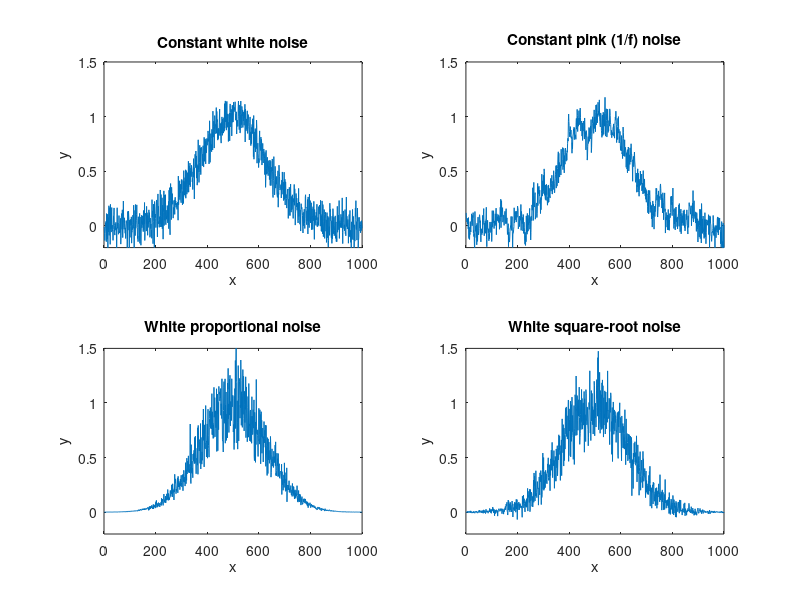

Here is the MATLAB script that generated this plot:
function noisetest
% noisetest.m, Matlab/Octave function for demonstrating different noise types.
% Plots a set of Gaussian peaks with different kinks of added noise:
%    1. (Upper left)  Constant white noise
%    2. (Upper right) Constant pink (1/f) noise
%    3. (lower left)  Proportional white noise
%    4. (Lower right) Square-root white noise
% Fits a Gaussian to the noisy data and computes the average and the
% standard deviaiton of the peak height, position, width and area.
% You can change the parameters in lines 12-15 and Save.
% To run, just type 'noisetest" at the command prompt.
% Tom O'Haver, December 2012
x=1:1000;
PeakHeight=1; % You can try different values to change the SNR
PeakWidth=300; % You can try different values
numtrials=100; % Larger values take longer but give more precise results
%
PeakPosition=length(x)/2;
model=PeakHeight.*gaussian(x,PeakPosition,PeakWidth);
F=zeros(numtrials,5);
E=zeros(numtrials,1);
clf
disp('----------------------------------------------------------------')
disp(['Peak Height = ' num2str(PeakHeight)])
disp(['Peak Width = ' num2str(PeakWidth)])

disp('No noise            Position     Height         Width        Area')
for trial=1:numtrials,
    noise=0.*whitenoise(model);
    noisymodel=model+noise;
    sdnoise(1)=std(noise);
    [F(trial,:),E(trial)]=peakfit(noisymodel,0,0,1,1,0,0,0,0,0,0);
end
MeanFit=mean(F);
disp(['Average            ' num2str(MeanFit(2:5))])
drawnow

disp(' ')
disp(['Standard deviation of the noise = ' num2str(std(whitenoise(model)))])
disp('White noise         Position     Height         Width        Area')
for trial=1:numtrials,
    noise=.1.*whitenoise(model);
    noisymodel=model+noise;
    sdnoise(1)=std(noise);
    [F(trial,:),E(trial)]=peakfit(noisymodel,0,0,1,1,0,0,0,0,0,0);
end
MeanFit=mean(F);
disp(['Average            ' num2str(MeanFit(2:5))])
STDFit=std(F);
disp(['Std. Dev.          ' num2str(STDFit(2:5))])
PRSD=100.*(STDFit./MeanFit);
disp(['% Rel. Std. Dev.   ' num2str(PRSD(2:5))])
subplot(2,2,1)
plot(x,noisymodel)
axis([0 length(x) -.2 1.5*PeakHeight])
hold on
title('Constant white noise')
xlabel('x')
ylabel('y')
drawnow
disp(' ')

disp('Pink (1/f) noise    Position     Height         Width        Area')
for trial=1:numtrials,
    noise=.1.*pinknoise(length(model));
    noisymodel=model+noise;
    sdnoise(1)=std(noise);
    [F(trial,:),E(trial)]=peakfit(noisymodel,0,0,1,1,0,0,0,0,0,0);
end
MeanFit=mean(F);
disp(['Average            ' num2str(MeanFit(2:5))])
STDFit=std(F);
disp(['Std. Dev.          ' num2str(STDFit(2:5))])
PRSD=100.*(STDFit./MeanFit);
disp(['% Rel. Std. Dev.   ' num2str(PRSD(2:5))])
subplot(2,2,2)
plot(x,noisymodel)
axis([0 length(x) -.2 1.5*PeakHeight])
title('Constant pink (1/f) noise')
xlabel('x')
ylabel('y')
drawnow
disp(' ')

disp('Proportional noise  Position     Height         Width        Area')
for trial=1:numtrials,
    noise=.1.*propnoise(model);
    noisymodel=model+noise;
    sdnoise(1)=std(noise);
    [F(trial,:),E(trial)]=peakfit(noisymodel,0,0,1,1,0,0,0,0,0,0);
end
MeanFit=mean(F);
disp(['Average            ' num2str(MeanFit(2:5))])
STDFit=std(F);
disp(['Std. Dev.          ' num2str(STDFit(2:5))])
PRSD=100.*(STDFit./MeanFit);
disp(['% Rel. Std. Dev.   ' num2str(PRSD(2:5))])
subplot(2,2,3)
plot(x,noisymodel)
axis([0 length(x) -.2 1.5*PeakHeight])
title('White proportional noise')
xlabel('x')
ylabel('y')
drawnow
disp(' ')

disp('Square-root noise   Position     Height         Width        Area')
for trial=1:numtrials,
    noise=.1.*sqrtnoise(model);
    noisymodel=model+noise;
    sdnoise(1)=std(noise);
    [F(trial,:),E(trial)]=peakfit(noisymodel,0,0,1,1,0,0,0,0,0,0);
end
MeanFit=mean(F);
disp(['Average            ' num2str(MeanFit(2:5))])
STDFit=std(F);
disp(['Std. Dev.          ' num2str(STDFit(2:5))])
PRSD=100.*(STDFit./MeanFit);
disp(['% Rel. Std. Dev.   ' num2str(PRSD(2:5))])
drawnow
subplot(2,2,4)
plot(x,noisymodel)
axis([0 length(x) -.2 1.5*PeakHeight])
title('White square-root noise')
xlabel('x')
ylabel('y')
hold off
disp(' ')
disp('Note that the standard deviation (Std. Dev.) is larger for the')
disp('1/f noise that for the other noise cases, for all peak parameters. ')

% Internal functions
function [FitResults,LowestError,BestStart,xi,yi,BootResults]=peakfit(signal,center,window,NumPeaks,peakshape,extra,NumTrials,start,AUTOZERO,fixedwidth,plots)
% Version 3.5: November, 2012. Improved calculation of default "start"
% guess when not specified in the input arguments. 
% A command-line peak fitting program for time-series signals, 
% written as a self-contained Matlab function in a single m-file. 
% Uses an non-linear optimization algorithm to decompose a complex, 
% overlapping-peak signal into its component parts. The objective
% is to determine whether your signal can be represented as the sum of
% fundamental underlying peaks shapes. Accepts signals of any length,
% including those with non-integer and non-uniform x-values. Fits any
% number of peaks of Gaussian, Lorentzian, equal-width Gaussian and
% Lorentzian, fixed-width Gaussian and Lorentzian, biburfated Gaussian
% and Lorentzian, exponentially-broadened Gaussian, Pearson, Logistic,
% exponential pulse, sigmoid, and Gaussian/Lorentzian blend. This is a 
% command line version, usable from a remote terminal. It is capable of  
% making multiple trial fits with sightly different starting values and 
% taking the one with the lowest mean fit error, and it can estimate the
% standard deviation of peak parameters from a single signal using the
% bootstrap method. 
%
% peakfit(signal);       
% Performs an iterative least-squares fit of a single Gaussian  
% peak to the data matrix "signal", which has x values 
% in column 1 and Y values in column 2 (e.g. [x y])
%
% peakfit(signal,center,window);
% Fits a single Gaussian peak to a portion of the 
% matrix "signal". The portion is centered on the 
% x-value "center" and has width "window" (in x units).
% 
% peakfit(signal,center,window,NumPeaks);
% "NumPeaks" = number of peaks in the model (default is 1 if not
% specified). No limit to maximum number of peaks in version 3.1
% 
% peakfit(signal,center,window,NumPeaks,peakshape);
% Specifies the peak shape of the model: "peakshape" = 1-15. (1=Gaussian
% (default), 2=Lorentzian, 3=logistic, 4=Pearson, 5=exponentionally
% broadened Gaussian; 6=equal-width Gaussians; 7=Equal-width Lorentzians;
% 8=exponentionally broadened equal-width Gaussian, 9=exponential pulse,
% 10=sigmoid, 11=Fixed-width Gaussian, 12=Fixed-width Lorentzian;
% 13=Gaussian/Lorentzian blend; 14=BiGaussian, 15=BiLorentzian
%
% peakfit(signal,center,window,NumPeaks,peakshape,extra) Specifies the
% value of 'extra', used in the Pearson, exponentionally broadened
% Gaussian, Gaussina/:orentzian blend, and the bifurcated Gaussian and
% Lorentzian shapes to fine-tune the peak shape. 
% 
% peakfit(signal,center,window,NumPeaks,peakshape,extra,NumTrials);
% Performs "NumTrials" trial fits and selects the best one (with lowest
% fitting error). NumTrials can be any positive integer (default is 1).
%
% peakfit(signal,center,window,NumPeaks,peakshape,extra,NumTrials,start)
% Specifies the first guesses vector "firstguess" for the peak positions
% and widths, e.g. start=[position1 width1 position2 width2 ...]
% 
% [FitResults,MeanFitError]=peakfit(signal,center,window...)
% Returns the FitResults vector in the order peak number, peak
% position, peak height, peak width, and peak area), and the MeanFitError
% (the percent RMS difference between the data and the model in the
% selected segment of that data) of the best fit.
%
% [FitResults,LowestError,BestStart,xi,yi,BootResults]=peakfit(signal,...)
% Prints out parameter error estimates for each peak fit.
%
% Optional output parameters 
% 1. FitResults: a table of model peak parameters, one row for each peak,
%    listing Peak number, Peak position, Height, Width, and Peak area.
% 2. LowestError: The rms fitting error of the best trial fit.
% 3. BestStart: the starting guesses that gave the best fit.
% 4. xi: vector containing 100 interploated x-values for the model peaks. 
% 5. yi: matrix containing the y values of each model peak at each xi. 
%    Type plot(xi,yi(1,:)) to plot peak 1 or plot(xi,yi) to plot all peaks
% 6. BootResults: a table of bootstrap precision results for a each peak
%    and peak parameter.
%  
% Example 1: 
% >> x=[0:.1:10]';y=exp(-(x-5).^2);peakfit([x y])
% Fits exp(-x)^2 with a single Gaussian peak model.
%
%        Peak number  Peak position   Height     Width      Peak area
%             1            5            1        1.665       1.7725
%
% Example 2:
% x=[0:.1:10]';y=exp(-(x-5).^2)+.1*randn(size(x));peakfit([x y])
% Like Example 1, except that random noise is added to the y data.
% ans =
%             1         5.0279       0.9272      1.7948      1.7716
%
% Example 3:
% x=[0:.1:10];y=exp(-(x-5).^2)+.5*exp(-(x-3).^2)+.1*randn(size(x));
% peakfit([x' y'],0,0,2)
% Fits a noisy two-peak signal with a double Gaussian model (NumPeaks=2).
% ans =
%             1       3.0001      0.49489        1.642      0.86504
%             2       4.9927       1.0016       1.6597       1.7696
%
% Example 4:
% >> x=1:100;y=ones(size(x))./(1+(x-50).^2);peakfit(y,0,0,1,2)
% Fit Lorentzian (peakshape=2) located at x=50, height=1, width=2.
% ans =
%            1           50      0.99974       1.9971       3.1079
%
% Example 5: 
% >> x=[0:.005:1];y=humps(x);peakfit([x' y'],.3,.7,1,4,3);
% Fits a portion of the humps function, 0.7 units wide and centered on 
% x=0.3, with a single (NumPeaks=1) Pearson function (peakshape=4) with
% extra=3 (controls shape of Pearson function).
%
% Example 6: 
% >> x=[0:.005:1];y=(humps(x)+humps(x-.13)).^3;smatrix=[x' y'];
% >> [FitResults,MeanFitError]=peakfit(smatrix,.4,.7,2,1,0,10)
% Creates a data matrix 'smatrix', fits a portion to a two-peak Gaussian
% model, takes the best of 10 trials.  Returns FitResults and MeanFitError.
% FitResults =
%              1      0.31056  2.0125e+006      0.11057  2.3689e+005
%              2      0.41529  2.2403e+006      0.12033  2.8696e+005
% MeanFitError =
%         1.1899
%
% Example 7:
% >> peakfit([x' y'],.4,.7,2,1,0,10,[.3 .1 .5 .1]);
% As above, but specifies the first-guess position and width of the two
% peaks, in the order [position1 width1 position2 width2]
%
% Example 8:
% >> peakfit([x' y'],.4,.7,2,1,0,10,[.3 .1 .5 .1],0);
% As above, but sets AUTOZERO mode in the last argument.
% AUROZERO=0 does not subtract baseline from data segment. 
% AUROZERO=1 (default) subtracts linear baseline from data segment.
% AUROZERO=2, subtracts quadratic baseline from data segment.
%
% Example 8:
% >> x=[0:.1:10]';y=1./(1+x.^2)+exp(-(x-5).^2);peakfit([x y],5,5.5,0,0,0,0,0,2)
% ans =
%             1       5.0078      0.97001       1.6079       1.6598
% Fitting single Gaussian on a curved background, using quadratic autozero
% (2) and specifying center and window, but using placeholders (zeros) to
% use default values for NumPeaks, peakshape, extra, NumTrials, and start.
%
% Example 9:
% >> x=[0:.1:10];y=exp(-(x-5).^2)+.5*exp(-(x-3).^2)+.1*randn(size(x));
% [FitResults,MeanFitError]=peakfit([x' y'],0,0,2,11,0,0,0,0,1.666)
% Same as example 3, fit with fixed-width Gaussian (shape 11), width=1.666
% 
% Example 10: (Version 3 or later; Prints out parameter error estimates)
% >> x=0:.05:9;y=exp(-(x-5).^2)+.5*exp(-(x-3).^2)+.01*randn(1,length(x));
% >> [FitResults,LowestError,BestStart,xi,yi,BootstrapErrors]=peakfit([x;y],0,0,2,6,0,1,0,0,0);
%
% Example 11: (Version 3.2 or later)
% >> x=[0:.005:1];y=humps(x);[FitResults,MeanFitError]=peakfit([x' y'],0.54,0.93,2,13,15,10,0,0,0) 
% FitResults =
%             1      0.30078       190.41      0.19131       23.064
%             2      0.89788       39.552      0.33448       6.1999
% MeanFitError = 
%       0.34502
% Fits both peaks of the Humps function with a Gaussian/Lorentzian blend
% (shape 13) that is 15% Gaussian (Extra=15).
% 
% Example 12:  (Version 3.2 or later)
% >> x=[0:.1:10];y=exp(-(x-4).^2)+.5*exp(-(x-5).^2)+.01*randn(size(x));
% >> [FitResults,MeanFitError]=peakfit([x' y'],0,0,1,14,45,10,0,0,0) 
% FitResults =
%             1       4.2028       1.2315        4.077       2.6723
% MeanFitError =
%       0.84461
% Fit a slightly asymmetrical peak with a bifurcated Gaussian (shape 14)
% 
% Example 13:  (Version 3.3 or later)
% >> x=[0:.1:10]';y=exp(-(x-5).^2);peakfit([x y],0,0,1,1,0,0,0,0,0,0)
% Example 1 without plotting (11th input argument = 0, default is 1)
% 
% For more details, see
% http://terpconnect.umd.edu/~toh/spectrum/CurveFittingC.html and
% http://terpconnect.umd.edu/~toh/spectrum/InteractivePeakFitter.htm
%
global AA xxx PEAKHEIGHTS FIXEDWIDTH

format short g
format compact
warning off all

NumArgOut=nargout;
datasize=size(signal);
if datasize(1)<datasize(2),signal=signal';end
datasize=size(signal);
if datasize(2)==1, %  Must be isignal(Y-vector)
    X=1:length(signal); % Create an independent variable vector
    Y=signal;
else
    % Must be isignal(DataMatrix)
    X=signal(:,1); % Split matrix argument 
    Y=signal(:,2);
end
X=reshape(X,1,length(X)); % Adjust X and Y vector shape to 1 x n (rather than n x 1)
Y=reshape(Y,1,length(Y));
% If necessary, flip the data vectors so that X increases
if X(1)>X(length(X)),
    disp('X-axis flipped.')
    X=fliplr(X);
    Y=fliplr(Y);
end

% Isolate desired segment from data set for curve fitting
if nargin==1 || nargin==2,center=(max(X)-min(X))/2;window=max(X)-min(X);end
xoffset=center-window/2;
n1=val2ind(X,center-window/2);
n2=val2ind(X,center+window/2);
if window==0,n1=1;n2=length(X);end
xx=X(n1:n2)-xoffset;
yy=Y(n1:n2);
ShapeString='Gaussian';

% Define values of any missing arguments
switch nargin
    case 1
        NumPeaks=1;
        peakshape=1;
        extra=0;
        NumTrials=1;
        xx=X;yy=Y;
        start=calcstart(xx,NumPeaks,xoffset);
        AUTOZERO=1;
        plots=1;
    case 2
        NumPeaks=1;
        peakshape=1;
        extra=0;
        NumTrials=1;
        xx=signal;yy=center;
        start=calcstart(xx,NumPeaks,xoffset);
        AUTOZERO=1;
        plots=1;
    case 3
        NumPeaks=1;
        peakshape=1;
        extra=0;
        NumTrials=1;
        start=calcstart(xx,NumPeaks,xoffset);
        AUTOZERO=1;
        FIXEDWIDTH=0;
        plots=1;
    case 4
        peakshape=1;
        extra=0;
        NumTrials=1;
        start=calcstart(xx,NumPeaks,xoffset);
        AUTOZERO=1;
        FIXEDWIDTH=0;
        plots=1;
    case 5
        extra=0;
        NumTrials=1;
        start=calcstart(xx,NumPeaks,xoffset);
        AUTOZERO=1;
        FIXEDWIDTH=0;
        plots=1;
    case 6
        NumTrials=1;
        start=calcstart(xx,NumPeaks,xoffset);
        AUTOZERO=1;
        FIXEDWIDTH=0;
        plots=1;
    case 7
        start=calcstart(xx,NumPeaks,xoffset);
        AUTOZERO=1;
        FIXEDWIDTH=0;
        plots=1;
    case 8
        AUTOZERO=1;
        FIXEDWIDTH=0;
        plots=1;
    case 9
        FIXEDWIDTH=0;
        plots=1;
    case 10
        FIXEDWIDTH=fixedwidth;
        plots=1;
    case 11
        FIXEDWIDTH=fixedwidth;
    otherwise
end % switch nargin

% Default values for placeholder zeros
if NumTrials==0;NumTrials=1;end
if peakshape==0;peakshape=1;end
if NumPeaks==0;NumPeaks=1;end
if start==0;start=calcstart(xx,NumPeaks,xoffset);end
if FIXEDWIDTH==0, FIXEDWIDTH=length(xx)/10;end

% Remove linear baseline from data segment if AUTOZERO==1
X1=min(xx);
X2=max(xx);
bkgsize=round(length(xx)/10);
if bkgsize<2,bkgsize=2;end
if AUTOZERO==1, % linear autozero operation  
  Y1=mean(yy(1:bkgsize));
  Y2=mean(yy((length(xx)-bkgsize):length(xx)));
  yy=yy-((Y2-Y1)/(X2-X1)*(xx-X1)+Y1);
end % if
lxx=length(xx);
if AUTOZERO==2, % Quadratic autozero operation  
    XX1=xx(1:round(lxx/bkgsize));
    XX2=xx((lxx-round(lxx/bkgsize)):lxx);
    Y1=yy(1:round(length(xx)/bkgsize));
    Y2=yy((lxx-round(lxx/bkgsize)):lxx);
    bkgcoef=polyfit([XX1,XX2],[Y1,Y2],2);  % Fit parabola to sub-group of points
    bkg=polyval(bkgcoef,xx);
    yy=yy-bkg;
end % if autozero

PEAKHEIGHTS=zeros(1,NumPeaks);
n=length(xx);
newstart=start;
for peaks=1:NumPeaks,
     peakindex=2*peaks-1;
     newstart(peakindex)=start(peakindex)-xoffset;
end

% Assign ShapStrings
switch peakshape
    case 1
        ShapeString='Gaussian';
    case 2
        ShapeString='Lorentzian';
    case 3
        ShapeString='Logistic';
    case 4
        ShapeString='Pearson';
    case 5
        ShapeString='ExpGaussian';
    case 6
        ShapeString='Equal width Gaussians';
    case 7
        ShapeString='Equal width Lorentzians';
    case 8
        ShapeString='Exp. equal width Gaussians';
    case 9
        ShapeString='Exponential Pulse';
    case 10
        ShapeString='Sigmoid';
    case 11
        ShapeString='Fixed-width Gaussian';
    case 12
        ShapeString='Fixed-width Lorentzian';
    case 13
        ShapeString='Gaussian/Lorentzian blend';
    case 14
        ShapeString='BiGaussian';    
    case 15
        ShapeString='BiLorentzian';   
    otherwise
end % switch peakshape
  
% Perform peak fitting for selected peak shape using fminsearch function
options = optimset('TolX',.001,'Display','off' );
LowestError=1000; % or any big number greater than largest error expected
FitParameters=zeros(1,NumPeaks.*2); 
BestStart=zeros(1,NumPeaks.*2); 
height=zeros(1,NumPeaks); 
bestmodel=zeros(size(yy));
for k=1:NumTrials, 
    % disp(['Trial number ' num2str(k) ] ) % optionally prints the current trial number as progress indicator
  switch peakshape
    case 1
        TrialParameters=fminsearch(@(lambda)(fitgaussian(lambda,xx,yy)),newstart,options);
    case 2
        TrialParameters=fminsearch(@(lambda)(fitlorentzian(lambda,xx,yy)),newstart,options);
    case 3
        TrialParameters=fminsearch(@(lambda)(fitlogistic(lambda,xx,yy)),newstart,options);
    case 4
        TrialParameters=fminsearch(@(lambda)(fitpearson(lambda,xx,yy,extra)),newstart,options);
    case 5
        zxx=[zeros(size(xx)) xx zeros(size(xx)) ];
        zyy=[zeros(size(yy)) yy zeros(size(yy)) ];
        TrialParameters=fminsearch(@(lambda)(fitexpgaussian(lambda,zxx,zyy,-extra)),newstart,options);
    case 6
        cwnewstart(1)=newstart(1);
        for pc=2:NumPeaks,
            cwnewstart(pc)=newstart(2.*pc-1);  
        end
        cwnewstart(NumPeaks+1)=(max(xx)-min(xx))/5;
        TrialParameters=fminsearch(@(lambda)(fitewgaussian(lambda,xx,yy)),cwnewstart,options);
    case 7
        cwnewstart(1)=newstart(1);
        for pc=2:NumPeaks,
            cwnewstart(pc)=newstart(2.*pc-1);  
        end
        cwnewstart(NumPeaks+1)=(max(xx)-min(xx))/5;
        TrialParameters=fminsearch(@(lambda)(fitlorentziancw(lambda,xx,yy)),cwnewstart,options);
    case 8
        cwnewstart(1)=newstart(1);
        for pc=2:NumPeaks,
            cwnewstart(pc)=newstart(2.*pc-1);  
        end
        cwnewstart(NumPeaks+1)=(max(xx)-min(xx))/5;
        TrialParameters=fminsearch(@(lambda)(fitexpewgaussian(lambda,xx,yy,-extra)),cwnewstart,options);
      case 9
          TrialParameters=fminsearch(@(lambda)(fitexppulse(lambda,xx,yy)),newstart,options);
      case 10
          TrialParameters=fminsearch(@(lambda)(fitsigmoid(lambda,xx,yy)),newstart,options);
      case 11
          fixedstart=[];
          for pc=1:NumPeaks,
              fixedstart(pc)=min(xx)+pc.*(max(xx)-min(xx))./(NumPeaks+1);
          end
          TrialParameters=fminsearch(@(lambda)(FitFWGaussian(lambda,xx,yy)),fixedstart,options);
      case 12
          fixedstart=[];
          for pc=1:NumPeaks,
              fixedstart(pc)=min(xx)+pc.*(max(xx)-min(xx))./(NumPeaks+1);
          end
          TrialParameters=fminsearch(@(lambda)(FitFWLorentzian(lambda,xx,yy)),fixedstart,options);
      case 13
          TrialParameters=fminsearch(@(lambda)(fitGL(lambda,xx,yy,extra)),newstart,options);
      case 14
          TrialParameters=fminsearch(@(lambda)(fitBiGaussian(lambda,xx,yy,extra)),newstart,options);
      case 15
          TrialParameters=fminsearch(@(lambda)(fitBiLorentzian(lambda,xx,yy,extra)),newstart,options);
      otherwise
  end % switch peakshape
  
% Construct model from Trial parameters
A=zeros(NumPeaks,n);
for m=1:NumPeaks,
    switch peakshape
        case 1
            A(m,:)=gaussian(xx,TrialParameters(2*m-1),TrialParameters(2*m));
        case 2
            A(m,:)=lorentzian(xx,TrialParameters(2*m-1),TrialParameters(2*m));
        case 3
            A(m,:)=logistic(xx,TrialParameters(2*m-1),TrialParameters(2*m));
        case 4
            A(m,:)=pearson(xx,TrialParameters(2*m-1),TrialParameters(2*m),extra);
        case 5
            A(m,:)=expgaussian(xx,TrialParameters(2*m-1),TrialParameters(2*m),-extra)';
        case 6
            A(m,:)=gaussian(xx,TrialParameters(m),TrialParameters(NumPeaks+1));
        case 7
            A(m,:)=lorentzian(xx,TrialParameters(m),TrialParameters(NumPeaks+1));
        case 8
            A(m,:)=expgaussian(xx,TrialParameters(m),TrialParameters(NumPeaks+1),-extra)';
        case 9
            A(m,:)=exppulse(xx,TrialParameters(2*m-1),TrialParameters(2*m));
        case 10
            A(m,:)=sigmoid(xx,TrialParameters(2*m-1),TrialParameters(2*m));
        case 11
            A(m,:)=gaussian(xx,TrialParameters(m),FIXEDWIDTH);
        case 12
            A(m,:)=lorentzian(xx,TrialParameters(m),FIXEDWIDTH);
        case 13
            A(m,:)=GL(xx,TrialParameters(2*m-1),TrialParameters(2*m),extra);
        case 14
            A(m,:)=BiGaussian(xx,TrialParameters(2*m-1),TrialParameters(2*m),extra);
        case 15
            A(m,:)=BiLorentzian(xx,TrialParameters(2*m-1),TrialParameters(2*m),extra);        
        otherwise
    end % switch
    for parameter=1:2:2*NumPeaks,
        newstart(parameter)=newstart(parameter)*(1+randn/50);
        newstart(parameter+1)=newstart(parameter+1)*(1+randn/10);
    end
end % for

% Multiplies each row by the corresponding amplitude and adds them up
model=PEAKHEIGHTS'*A;

% Compare trial model to data segment and compute the fit error
  MeanFitError=100*norm(yy-model)./(sqrt(n)*max(yy));
  % Take only the single fit that has the lowest MeanFitError
  if MeanFitError<LowestError, 
      if min(PEAKHEIGHTS)>0,  % Consider only fits with positive peak heights
        LowestError=MeanFitError;  % Assign LowestError to the lowest MeanFitError
        FitParameters=TrialParameters;  % Assign FitParameters to the fit with the lowest MeanFitError
        BestStart=newstart; % Assign BestStart to the start with the lowest MeanFitError
        height=PEAKHEIGHTS; % Assign height to the PEAKHEIGHTS with the lowest MeanFitError
        bestmodel=model; % Assign bestmodel to the model with the lowest MeanFitError
      end % if min(PEAKHEIGHTS)>0
  end % if MeanFitError<LowestError
end % for k (NumTrials)
%
% Construct model from best-fit parameters
AA=zeros(NumPeaks,200);
xxx=linspace(min(xx),max(xx),200);
for m=1:NumPeaks,
   switch peakshape
    case 1
        AA(m,:)=gaussian(xxx,FitParameters(2*m-1),FitParameters(2*m));
    case 2
        AA(m,:)=lorentzian(xxx,FitParameters(2*m-1),FitParameters(2*m));
    case 3
        AA(m,:)=logistic(xxx,FitParameters(2*m-1),FitParameters(2*m));
    case 4
        AA(m,:)=pearson(xxx,FitParameters(2*m-1),FitParameters(2*m),extra);
    case 5
        AA(m,:)=expgaussian(xxx,FitParameters(2*m-1),FitParameters(2*m),-extra*length(xxx)./length(xx))';
    case 6
        AA(m,:)=gaussian(xxx,FitParameters(m),FitParameters(NumPeaks+1));
    case 7
        AA(m,:)=lorentzian(xxx,FitParameters(m),FitParameters(NumPeaks+1));
    case 8
        AA(m,:)=expgaussian(xxx,FitParameters(m),FitParameters(NumPeaks+1),-extra*length(xxx)./length(xx))';
    case 9
        AA(m,:)=exppulse(xxx,FitParameters(2*m-1),FitParameters(2*m));  
    case 10
        AA(m,:)=sigmoid(xxx,FitParameters(2*m-1),FitParameters(2*m));   
    case 11
        AA(m,:)=gaussian(xxx,FitParameters(m),FIXEDWIDTH);
    case 12
        AA(m,:)=lorentzian(xxx,FitParameters(m),FIXEDWIDTH);
    case 13
        AA(m,:)=GL(xxx,FitParameters(2*m-1),FitParameters(2*m),extra);
    case 14
        AA(m,:)=BiGaussian(xxx,FitParameters(2*m-1),FitParameters(2*m),extra);       
    case 15
        AA(m,:)=BiLorentzian(xxx,FitParameters(2*m-1),FitParameters(2*m),extra);       
       otherwise
  end % switch
end % for

% Multiplies each row by the corresponding amplitude and adds them up
heightsize=size(height');
AAsize=size(AA);
if heightsize(2)==AAsize(1),
   mmodel=height'*AA;
else
    mmodel=height*AA;
end
% Top half of the figure shows original signal and the fitted model.
if plots,
    subplot(2,1,1);plot(xx+xoffset,yy,'b.'); % Plot the original signal in blue dots
    hold on
end
for m=1:NumPeaks,
    if plots, plot(xxx+xoffset,height(m)*AA(m,:),'g'),end  % Plot the individual component peaks in green lines
    area(m)=trapz(xxx+xoffset,height(m)*AA(m,:)); % Compute the area of each component peak using trapezoidal method
    yi(m,:)=height(m)*AA(m,:); % (NEW) Place y values of individual model peaks into matrix yi
end
xi=xxx+xoffset; % (NEW) Place the x-values of the individual model peaks into xi

if plots,
    % Mark starting peak positions with vertical dashed lines
    for marker=1:NumPeaks,
        markx=BestStart((2*marker)-1);
        subplot(2,1,1);plot([markx+xoffset markx+xoffset],[0 max(yy)],'m--')
    end % for
    plot(xxx+xoffset,mmodel,'r');  % Plot the total model (sum of component peaks) in red lines
    hold off;
    axis([min(xx)+xoffset max(xx)+xoffset min(yy) max(yy)]);
    switch AUTOZERO,
        case 0
            title('Peakfit 3.4 Autozero OFF.')
        case 1
            title('Peakfit 3.4 Linear autozero.')
        case 2
            title('Peakfit 3.4 Quadratic autozero.')
    end
    if peakshape==4||peakshape==5||peakshape==8||peakshape==13||peakshape==14||peakshape==15, % Shapes with Extra factor
        xlabel(['Peaks = ' num2str(NumPeaks) '     Shape = ' ShapeString '     Error = ' num2str(round(100*LowestError)/100) '%    Extra = ' num2str(extra) ] )
    else
        xlabel(['Peaks = ' num2str(NumPeaks) '     Shape = ' ShapeString '     Error = ' num2str(round(100*LowestError)/100) '%' ] )
    end
    
    % Bottom half of the figure shows the residuals and displays RMS error
    % between original signal and model
    residual=yy-bestmodel;
    subplot(2,1,2);plot(xx+xoffset,residual,'b.')
    axis([min(xx)+xoffset max(xx)+xoffset min(residual) max(residual)]);
    xlabel('Residual Plot')
end % if plots

% Put results into a matrix, one row for each peak, showing peak index number,
% position, amplitude, and width.
for m=1:NumPeaks,
    if m==1,
        if peakshape==6||peakshape==7||peakshape==8, % equal-width peak models only
            FitResults=[[round(m) FitParameters(m)+xoffset height(m) abs(FitParameters(NumPeaks+1)) area(m)]];
        else
            if peakshape==11||peakshape==12, % Fixed-width shapes only
                FitResults=[[round(m) FitParameters(m)+xoffset height(m) FIXEDWIDTH area(m)]];
            else
                FitResults=[[round(m) FitParameters(2*m-1)+xoffset height(m) abs(FitParameters(2*m)) area(m)]];
            end
        end % if peakshape
    else
        if peakshape==6||peakshape==7||peakshape==8, % equal-width peak models only
            FitResults=[FitResults ; [round(m) FitParameters(m)+xoffset height(m) abs(FitParameters(NumPeaks+1)) area(m)]];
        else
            if peakshape==11||peakshape==12, % Fixed-width shapes only
                FitResults=[FitResults ; [round(m) FitParameters(m)+xoffset height(m) FIXEDWIDTH area(m)]];
            else
                FitResults=[FitResults ; [round(m) FitParameters(2*m-1)+xoffset height(m) abs(FitParameters(2*m)) area(m)]];
            end
        end % if peakshape
    end % m==1
end % for m=1:NumPeaks

% Display Fit Results on upper graph
if plots,
    subplot(2,1,1);
    startx=min(xx)+xoffset+(max(xx)-min(xx))./20;
    dxx=(max(xx)-min(xx))./10;
    dyy=(max(yy)-min(yy))./10;
    starty=max(yy)-dyy;
    FigureSize=get(gcf,'Position');
    if peakshape==9||peakshape==10,  % Pulse and sigmoid shapes only
        text(startx,starty+dyy/2,['Peak #          tau1           Height           tau2             Area'] );
    else
        text(startx,starty+dyy/2,['Peak #          Position        Height         Width             Area'] );
    end
    % Display FitResults using sprintf
    for peaknumber=1:NumPeaks,
        for column=1:5,
            itemstring=sprintf('%0.4g',FitResults(peaknumber,column));
            xposition=startx+(1.7.*dxx.*(column-1).*(600./FigureSize(3)));
            yposition=starty-peaknumber.*dyy.*(400./FigureSize(4));
            text(xposition,yposition,itemstring);
        end
    end
end % if plots

if NumArgOut==6,
    if plots,disp('Computing bootstrap sampling statistics.....'),end
    BootstrapResultsMatrix=zeros(5,100,NumPeaks);
    BootstrapErrorMatrix=zeros(1,100,NumPeaks);
    clear bx by
    tic;
    for trial=1:100,
        n=1;
        bx=xx;
        by=yy;
        while n<length(xx)-1,
            if rand>.5,
                bx(n)=xx(n+1);
                by(n)=yy(n+1);
            end
            n=n+1;
        end
        bx=bx+xoffset;
        [FitResults,BootFitError]=fitpeaks(bx,by,NumPeaks,peakshape,extra,NumTrials,start,AUTOZERO,FIXEDWIDTH);
        for peak=1:NumPeaks,
            BootstrapResultsMatrix(:,trial,peak)=FitResults(peak,:);
            BootstrapErrorMatrix(:,trial,peak)=BootFitError;
        end
    end
    if plots,toc;end
    for peak=1:NumPeaks,
        if plots,
            disp(' ')
            disp(['Peak #',num2str(peak) '         Position    Height       Width       Area']);
        end % if plots
        BootstrapMean=mean(real(BootstrapResultsMatrix(:,:,peak)'));
        BootstrapSTD=std(BootstrapResultsMatrix(:,:,peak)');
        BootstrapIQR=iqr(BootstrapResultsMatrix(:,:,peak)');
        PercentRSD=100.*BootstrapSTD./BootstrapMean;
        PercentIQR=100.*BootstrapIQR./BootstrapMean;
        BootstrapMean=BootstrapMean(2:5);
        BootstrapSTD=BootstrapSTD(2:5);
        BootstrapIQR=BootstrapIQR(2:5);
        PercentRSD=PercentRSD(2:5);
        PercentIQR=PercentIQR(2:5);
        if plots,
            disp(['Bootstrap Mean: ', num2str(BootstrapMean)])
            disp(['Bootstrap STD:  ', num2str(BootstrapSTD)])
            disp(['Bootstrap IQR:  ', num2str(BootstrapIQR)])
            disp(['Percent RSD:    ', num2str(PercentRSD)])
            disp(['Percent IQR:    ', num2str(PercentIQR)])
        end % if plots
        BootResults(peak,:)=[BootstrapMean BootstrapSTD PercentRSD BootstrapIQR PercentIQR];
    end % peak=1:NumPeaks,
end % if NumArgOut==6,
% ----------------------------------------------------------------------
function [FitResults,LowestError]=fitpeaks(xx,yy,NumPeaks,peakshape,extra,NumTrials,start,AUTOZERO,fixedwidth)
% Based on peakfit Version 3: June, 2012. 
global PEAKHEIGHTS FIXEDWIDTH
format short g
format compact
warning off all
FIXEDWIDTH=fixedwidth;
xoffset=0;
if start==0;start=calcstart(xx,NumPeaks,xoffset);end
PEAKHEIGHTS=zeros(1,NumPeaks);
n=length(xx);
newstart=start;

for peaks=1:NumPeaks,
     peakindex=2*peaks-1;
     newstart(peakindex)=start(peakindex)-xoffset;
end

% Perform peak fitting for selected peak shape using fminsearch function
options = optimset('TolX',.00001,'Display','off' );
LowestError=1000; % or any big number greater than largest error expected
FitParameters=zeros(1,NumPeaks.*2); 
BestStart=zeros(1,NumPeaks.*2); 
height=zeros(1,NumPeaks); 
bestmodel=zeros(size(yy));
for k=1:NumTrials, 
  switch peakshape
    case 1
        TrialParameters=fminsearch(@(lambda)(fitgaussian(lambda,xx,yy)),newstart);
    case 2
        TrialParameters=fminsearch(@(lambda)(fitlorentzian(lambda,xx,yy)),newstart);
    case 3
        TrialParameters=fminsearch(@(lambda)(fitlogistic(lambda,xx,yy)),newstart);
    case 4
        TrialParameters=fminsearch(@(lambda)(fitpearson(lambda,xx,yy,extra)),newstart);
    case 5
        zxx=[zeros(size(xx)) xx zeros(size(xx)) ];
        zyy=[zeros(size(yy)) yy zeros(size(yy)) ];
        TrialParameters=fminsearch(@(lambda)(fitexpgaussian(lambda,zxx,zyy,-extra)),newstart);
    case 6
        cwnewstart(1)=newstart(1);
        for pc=2:NumPeaks,
            cwnewstart(pc)=newstart(2.*pc-1);  
        end
        cwnewstart(NumPeaks+1)=(max(xx)-min(xx))/5;
        TrialParameters=fminsearch(@(lambda)(fitewgaussian(lambda,xx,yy)),cwnewstart);
    case 7
        cwnewstart(1)=newstart(1);
        for pc=2:NumPeaks,
            cwnewstart(pc)=newstart(2.*pc-1);  
        end
        cwnewstart(NumPeaks+1)=(max(xx)-min(xx))/5;
        TrialParameters=fminsearch(@(lambda)(fitlorentziancw(lambda,xx,yy)),cwnewstart);
    case 8
        cwnewstart(1)=newstart(1);
        for pc=2:NumPeaks,
            cwnewstart(pc)=newstart(2.*pc-1);  
        end
        cwnewstart(NumPeaks+1)=(max(xx)-min(xx))/5;
        TrialParameters=fminsearch(@(lambda)(fitexpewgaussian(lambda,xx,yy,-extra)),cwnewstart);
      case 9
          TrialParameters=fminsearch(@(lambda)(fitexppulse(lambda,xx,yy)),newstart);
      case 10
          TrialParameters=fminsearch(@(lambda)(fitsigmoid(lambda,xx,yy)),newstart);
      case 11
          fixedstart=[];
          for pc=1:NumPeaks,
              fixedstart(pc)=min(xx)+pc.*(max(xx)-min(xx))./(NumPeaks+1);
          end
          TrialParameters=fminsearch(@(lambda)(FitFWGaussian(lambda,xx,yy)),fixedstart);
      case 12
          fixedstart=[];
          for pc=1:NumPeaks,
              fixedstart(pc)=min(xx)+pc.*(max(xx)-min(xx))./(NumPeaks+1);
          end
          TrialParameters=fminsearch(@(lambda)(FitFWLorentzian(lambda,xx,yy)),fixedstart);
      case 13
          TrialParameters=fminsearch(@(lambda)(fitGL(lambda,xx,yy,extra)),newstart);
      case 14
          TrialParameters=fminsearch(@(lambda)(fitBiGaussian(lambda,xx,yy,extra)),newstart);
      case 15
          TrialParameters=fminsearch(@(lambda)(fitBiLorentzian(lambda,xx,yy,extra)),newstart);
      otherwise
  end % switch peakshape
  
% Construct model from Trial parameters
A=zeros(NumPeaks,n);
for m=1:NumPeaks,
   switch peakshape
    case 1
        A(m,:)=gaussian(xx,TrialParameters(2*m-1),TrialParameters(2*m));
    case 2
        A(m,:)=lorentzian(xx,TrialParameters(2*m-1),TrialParameters(2*m));
    case 3
        A(m,:)=logistic(xx,TrialParameters(2*m-1),TrialParameters(2*m));
    case 4
        A(m,:)=pearson(xx,TrialParameters(2*m-1),TrialParameters(2*m),extra);
    case 5
        A(m,:)=expgaussian(xx,TrialParameters(2*m-1),TrialParameters(2*m),-extra)';
    case 6
        A(m,:)=gaussian(xx,TrialParameters(m),TrialParameters(NumPeaks+1));
    case 7
        A(m,:)=lorentzian(xx,TrialParameters(m),TrialParameters(NumPeaks+1));  
    case 8
        A(m,:)=expgaussian(xx,TrialParameters(m),TrialParameters(NumPeaks+1),-extra)';    
    case 9
        A(m,:)=exppulse(xx,TrialParameters(2*m-1),TrialParameters(2*m));  
    case 10
        A(m,:)=sigmoid(xx,TrialParameters(2*m-1),TrialParameters(2*m)); 
    case 11
        A(m,:)=gaussian(xx,TrialParameters(m),FIXEDWIDTH);
    case 12
        A(m,:)=lorentzian(xx,TrialParameters(m),FIXEDWIDTH); 
    case 13
        A(m,:)=GL(xx,TrialParameters(2*m-1),TrialParameters(2*m),extra);
    case 14
        A(m,:)=BiGaussian(xx,TrialParameters(2*m-1),TrialParameters(2*m),extra);       
    case 15
        A(m,:)=BiLorentzian(xx,TrialParameters(2*m-1),TrialParameters(2*m),extra);       
   end % switch
    for parameter=1:2:2*NumPeaks,
        newstart(parameter)=newstart(parameter)*(1+randn/50);
        newstart(parameter+1)=newstart(parameter+1)*(1+randn/10);
    end
end % for
% Multiplies each row by the corresponding amplitude and adds them up
model=PEAKHEIGHTS'*A;

% Compare trial model to data segment and compute the fit error
  MeanFitError=100*norm(yy-model)./(sqrt(n)*max(yy));
  % Take only the single fit that has the lowest MeanFitError
  if MeanFitError<LowestError, 
      if min(PEAKHEIGHTS)>0,  % Consider only fits with positive peak heights
        LowestError=MeanFitError;  % Assign LowestError to the lowest MeanFitError
        FitParameters=TrialParameters;  % Assign FitParameters to the fit with the lowest MeanFitError
%         BestStart=newstart; % Assign BestStart to the start with the lowest MeanFitError
        height=PEAKHEIGHTS; % Assign height to the PEAKHEIGHTS with the lowest MeanFitError
%         bestmodel=model; % Assign bestmodel to the model with the lowest MeanFitError
      end % if min(PEAKHEIGHTS)>0
  end % if MeanFitError<LowestError
end % for k (NumTrials)

for m=1:NumPeaks,
    area(m)=trapz(xx+xoffset,height(m)*A(m,:)); % Compute the area of each component peak using trapezoidal method
end

for m=1:NumPeaks,
    if m==1,
        if peakshape==6||peakshape==7||peakshape==8, % equal-width peak models
            FitResults=[[round(m) FitParameters(m)+xoffset height(m) abs(FitParameters(NumPeaks+1)) area(m)]];
        else
            if peakshape==11||peakshape==12,  % Fixed-width shapes only
                FitResults=[[round(m) FitParameters(m)+xoffset height(m) FIXEDWIDTH area(m)]];
            else
                FitResults=[[round(m) FitParameters(2*m-1)+xoffset height(m) abs(FitParameters(2*m)) area(m)]];
            end
        end % if peakshape
    else
        if peakshape==6||peakshape==7||peakshape==8, % equal-width peak models
            FitResults=[FitResults ; [round(m) FitParameters(m)+xoffset height(m) abs(FitParameters(NumPeaks+1)) area(m)]];
        else
            if peakshape==11||peakshape==12, % Fixed-width shapes only
                FitResults=[FitResults ; [round(m) FitParameters(m)+xoffset height(m) FIXEDWIDTH area(m)]];
            else
                FitResults=[FitResults ; [round(m) FitParameters(2*m-1)+xoffset height(m) abs(FitParameters(2*m)) area(m)]];
            end
        end % if peakshape
    end % m==1
end % for m=1:NumPeaks
% ----------------------------------------------------------------------
function start=calcstart(xx,NumPeaks,xoffset)
  n=max(xx)-min(xx);
  start=[];
  startpos=[n/(NumPeaks+1):n/(NumPeaks+1):n-(n/(NumPeaks+1))]+min(xx);
  for marker=1:NumPeaks,
      markx=startpos(marker)+ xoffset;
      start=[start markx n/ (3.*NumPeaks)];
  end % for marker
% ----------------------------------------------------------------------
function [index,closestval]=val2ind(x,val)
% Returns the index and the value of the element of vector x that is closest to val
% If more than one element is equally close, returns vectors of indicies and values
% Tom O'Haver (toh@umd.edu) October 2006
% Examples: If x=[1 2 4 3 5 9 6 4 5 3 1], then val2ind(x,6)=7 and val2ind(x,5.1)=[5 9]
% [indices values]=val2ind(x,3.3) returns indices = [4 10] and values = [3 3]
dif=abs(x-val);
index=find((dif-min(dif))==0);
closestval=x(index);
% ----------------------------------------------------------------------
function err = fitgaussian(lambda,t,y)
% Fitting function for a Gaussian band signal.
global PEAKHEIGHTS
numpeaks=round(length(lambda)/2);
A = zeros(length(t),numpeaks);
for j = 1:numpeaks,
    A(:,j) = gaussian(t,lambda(2*j-1),lambda(2*j))';
end 
PEAKHEIGHTS = abs(A\y');
z = A*PEAKHEIGHTS;
err = norm(z-y');
% ----------------------------------------------------------------------
function err = fitewgaussian(lambda,t,y)
% Fitting function for a Gaussian band signal with equal peak widths.
global PEAKHEIGHTS
numpeaks=round(length(lambda)-1);
A = zeros(length(t),numpeaks);
for j = 1:numpeaks,
    A(:,j) = gaussian(t,lambda(j),lambda(numpeaks+1))';
end
PEAKHEIGHTS = abs(A\y');
z = A*PEAKHEIGHTS;
err = norm(z-y');
% ----------------------------------------------------------------------
function err = FitFWGaussian(lambda,t,y)
%	Fitting function for a fixed width Gaussian
global PEAKHEIGHTS FIXEDWIDTH
numpeaks=round(length(lambda));
A = zeros(length(t),numpeaks);
for j = 1:numpeaks,
    A(:,j) = gaussian(t,lambda(j),FIXEDWIDTH)';
end
PEAKHEIGHTS = abs(A\y');
z = A*PEAKHEIGHTS;
err = norm(z-y');
% ----------------------------------------------------------------------
function err = FitFWLorentzian(lambda,t,y)
%	Fitting function for a fixed width Gaussian
global PEAKHEIGHTS FIXEDWIDTH
numpeaks=round(length(lambda));
A = zeros(length(t),numpeaks);
for j = 1:numpeaks,
    A(:,j) = lorentzian(t,lambda(j),FIXEDWIDTH)';
end
PEAKHEIGHTS = abs(A\y');
z = A*PEAKHEIGHTS;
err = norm(z-y');
% ----------------------------------------------------------------------
function err = fitlorentziancw(lambda,t,y)
% Fitting function for a Lorentzian band signal with equal peak widths.
global PEAKHEIGHTS
numpeaks=round(length(lambda)-1);
A = zeros(length(t),numpeaks);
for j = 1:numpeaks,
    A(:,j) = lorentzian(t,lambda(j),lambda(numpeaks+1))';
end
PEAKHEIGHTS = abs(A\y');
z = A*PEAKHEIGHTS;
err = norm(z-y');
% ----------------------------------------------------------------------
function g = gaussian(x,pos,wid)
%  gaussian(X,pos,wid) = gaussian peak centered on pos, half-width=wid
%  X may be scalar, vector, or matrix, pos and wid both scalar
% Examples: gaussian([0 1 2],1,2) gives result [0.5000    1.0000    0.5000]
% plot(gaussian([1:100],50,20)) displays gaussian band centered at 50 with width 20.
g = exp(-((x-pos)./(0.6005615.*wid)).^2);
% ----------------------------------------------------------------------
function err = fitlorentzian(lambda,t,y)
%	Fitting function for single lorentzian, lambda(1)=position, lambda(2)=width
%	Fitgauss assumes a lorentzian function 
global PEAKHEIGHTS
A = zeros(length(t),round(length(lambda)/2));
for j = 1:length(lambda)/2,
    A(:,j) = lorentzian(t,lambda(2*j-1),lambda(2*j))';
end
PEAKHEIGHTS = A\y';
z = A*PEAKHEIGHTS;
err = norm(z-y');
% ----------------------------------------------------------------------
function g = lorentzian(x,position,width)
% lorentzian(x,position,width) Lorentzian function.
% where x may be scalar, vector, or matrix
% position and width scalar
% T. C. O'Haver, 1988
% Example: lorentzian([1 2 3],2,2) gives result [0.5 1 0.5]
g=ones(size(x))./(1+((x-position)./(0.5.*width)).^2);
% ----------------------------------------------------------------------
function err = fitlogistic(lambda,t,y)
%	Fitting function for logistic, lambda(1)=position, lambda(2)=width
%	between the data and the values computed by the current
%	function of lambda.  Fitlogistic assumes a logistic function 
%  T. C. O'Haver, May 2006
global PEAKHEIGHTS
A = zeros(length(t),round(length(lambda)/2));
for j = 1:length(lambda)/2,
    A(:,j) = logistic(t,lambda(2*j-1),lambda(2*j))';
end
PEAKHEIGHTS = A\y';
z = A*PEAKHEIGHTS;
err = norm(z-y');
% ----------------------------------------------------------------------
function g = logistic(x,pos,wid)
% logistic function.  pos=position; wid=half-width (both scalar)
% logistic(x,pos,wid), where x may be scalar, vector, or matrix
% pos=position; wid=half-width (both scalar)
% T. C. O'Haver, 1991 
n = exp(-((x-pos)/(.477.*wid)) .^2);
g = (2.*n)./(1+n);
% ----------------------------------------------------------------------
function err = fitlognormal(lambda,t,y)
%	Fitting function for lognormal, lambda(1)=position, lambda(2)=width
%	between the data and the values computed by the current
%	function of lambda.  Fitlognormal assumes a lognormal function 
%  T. C. O'Haver, May 2006
global PEAKHEIGHTS
A = zeros(length(t),round(length(lambda)/2));
for j = 1:length(lambda)/2,
    A(:,j) = lognormal(t,lambda(2*j-1),lambda(2*j))';
end
PEAKHEIGHTS = A\y';
z = A*PEAKHEIGHTS;
err = norm(z-y');
% ----------------------------------------------------------------------
function g = lognormal(x,pos,wid)
% lognormal function.  pos=position; wid=half-width (both scalar)
% lognormal(x,pos,wid), where x may be scalar, vector, or matrix
% pos=position; wid=half-width (both scalar)
% T. C. O'Haver, 1991  
g = exp(-(log(x/pos)/(0.01.*wid)) .^2);
% ----------------------------------------------------------------------
function err = fitpearson(lambda,t,y,shapeconstant)
%   Fitting functions for a Pearson 7 band signal.
% T. C. O'Haver (toh@umd.edu),   Version 1.3, October 23, 2006.
global PEAKHEIGHTS
A = zeros(length(t),round(length(lambda)/2));
for j = 1:length(lambda)/2,
    A(:,j) = pearson(t,lambda(2*j-1),lambda(2*j),shapeconstant)';
end
PEAKHEIGHTS = A\y';
z = A*PEAKHEIGHTS;
err = norm(z-y');
% ----------------------------------------------------------------------
function g = pearson(x,pos,wid,m)
% Pearson VII function. 
% g = pearson7(x,pos,wid,m) where x may be scalar, vector, or matrix
% pos=position; wid=half-width (both scalar)
% m=some number
%  T. C. O'Haver, 1990  
g=ones(size(x))./(1+((x-pos)./((0.5.^(2/m)).*wid)).^2).^m;
% ----------------------------------------------------------------------
function err = fitexpgaussian(lambda,t,y,timeconstant)
%   Fitting functions for a exponentially-broadened Gaussian band signal.
%  T. C. O'Haver, October 23, 2006.
global PEAKHEIGHTS
A = zeros(length(t),round(length(lambda)/2));
for j = 1:length(lambda)/2,
    A(:,j) = expgaussian(t,lambda(2*j-1),lambda(2*j),timeconstant);
end
PEAKHEIGHTS = A\y';
z = A*PEAKHEIGHTS;
err = norm(z-y');
% ----------------------------------------------------------------------
function err = fitexpewgaussian(lambda,t,y,timeconstant)
% Fitting function for exponentially-broadened Gaussian bands with equal peak widths.
global PEAKHEIGHTS
numpeaks=round(length(lambda)-1);
A = zeros(length(t),numpeaks);
for j = 1:numpeaks,
    A(:,j) = expgaussian(t,lambda(j),lambda(numpeaks+1),timeconstant);
end
PEAKHEIGHTS = abs(A\y');
z = A*PEAKHEIGHTS;
err = norm(z-y');
% ----------------------------------------------------------------------
function g = expgaussian(x,pos,wid,timeconstant)
%  Exponentially-broadened gaussian(x,pos,wid) = gaussian peak centered on pos, half-width=wid
%  x may be scalar, vector, or matrix, pos and wid both scalar
%  T. C. O'Haver, 2006
g = exp(-((x-pos)./(0.6005615.*wid)) .^2);
g = ExpBroaden(g',timeconstant);
% ----------------------------------------------------------------------
function yb = ExpBroaden(y,t)
% ExpBroaden(y,t) zero pads y and convolutes result by an exponential decay
% of time constant t by multiplying Fourier transforms and inverse
% transforming the result.
hly=round(length(y)./2);
ey=[zeros(1,hly)';y;zeros(1,hly)'];
fy=fft(ey);
a=exp(-(1:length(fy))./t);
fa=fft(a);
fy1=fy.*fa';
ybz=real(ifft(fy1))./sum(a);
yb=ybz(hly+2:length(ybz)-hly+1);
% ----------------------------------------------------------------------
function err = fitexppulse(tau,x,y)
% Iterative fit of the sum of exponental pulses
% of the form Height.*exp(-tau1.*x).*(1-exp(-tau2.*x)))
global PEAKHEIGHTS
A = zeros(length(x),round(length(tau)/2));
for j = 1:length(tau)/2,
    A(:,j) = exppulse(x,tau(2*j-1),tau(2*j));
end
PEAKHEIGHTS =abs(A\y');
z = A*PEAKHEIGHTS;
err = norm(z-y');
% ----------------------------------------------------------------------
function g = exppulse(x,t1,t2)
% Exponential pulse of the form 
% Height.*exp(-tau1.*x).*(1-exp(-tau2.*x)))
e=(x-t1)./t2;
p = 4*exp(-e).*(1-exp(-e));
p=p .* [p>0];
g = p';
% ----------------------------------------------------------------------
function err = fitsigmoid(tau,x,y)
% Fitting function for iterative fit to the sum of
% sigmiods of the form Height./(1 + exp((t1 - t)/t2))
global PEAKHEIGHTS
A = zeros(length(x),round(length(tau)/2));
for j = 1:length(tau)/2,
    A(:,j) = sigmoid(x,tau(2*j-1),tau(2*j));
end
PEAKHEIGHTS = A\y';
z = A*PEAKHEIGHTS;
err = norm(z-y');
% ----------------------------------------------------------------------
function g=sigmoid(x,t1,t2)
g=1./(1 + exp((t1 - x)./t2))';
% ----------------------------------------------------------------------
function err = fitGL(lambda,t,y,shapeconstant)
%   Fitting functions for Gaussian/Lorentzian blend.
% T. C. O'Haver (toh@umd.edu), 2012.
global PEAKHEIGHTS
A = zeros(length(t),round(length(lambda)/2));
for j = 1:length(lambda)/2,
    A(:,j) = GL(t,lambda(2*j-1),lambda(2*j),shapeconstant)';
end
PEAKHEIGHTS = A\y';
z = A*PEAKHEIGHTS;
err = norm(z-y');
% ----------------------------------------------------------------------
function g = GL(x,pos,wid,m)
% Gaussian/Lorentzian blend. m = percent Gaussian character
% pos=position; wid=half-width
% m = percent Gaussian character.
%  T. C. O'Haver, 2012
g=((m/100)*gaussian(x,pos,wid)+(1-(m/100))*lorentzian(x,pos,wid))/2;
% ----------------------------------------------------------------------
function err = fitBiGaussian(lambda,t,y,shapeconstant)
%   Fitting functions for BiGaussian.
% T. C. O'Haver (toh@umd.edu),  2012.
global PEAKHEIGHTS
A = zeros(length(t),round(length(lambda)/2));
for j = 1:length(lambda)/2,
    A(:,j) = BiGaussian(t,lambda(2*j-1),lambda(2*j),shapeconstant)';
end
PEAKHEIGHTS = A\y';
z = A*PEAKHEIGHTS;
err = norm(z-y');
% ----------------------------------------------------------------------
function g = BiGaussian(x,pos,wid,m)
% BiGaussian (different widths on leading edge and trailing edge).
% pos=position; wid=width 
% m determines shape; symmetrical if m=50.
%  T. C. O'Haver, 2012
lx=length(x);
hx=val2ind(x,pos);
g(1:hx)=gaussian(x(1:hx),pos,wid*(m/100));
g(hx+1:lx)=gaussian(x(hx+1:lx),pos,wid*(1-m/100));
% ----------------------------------------------------------------------
function err = fitBiLorentzian(lambda,t,y,shapeconstant)
%   Fitting functions for BiGaussian.
% T. C. O'Haver (toh@umd.edu),  2012.
global PEAKHEIGHTS
A = zeros(length(t),round(length(lambda)/2));
for j = 1:length(lambda)/2,
    A(:,j) = BiLorentzian(t,lambda(2*j-1),lambda(2*j),shapeconstant)';
end
PEAKHEIGHTS = A\y';
z = A*PEAKHEIGHTS;
err = norm(z-y');
% ----------------------------------------------------------------------
function g = BiLorentzian(x,pos,wid,m)
% BiLorentzian (different widths on leading edge and trailing edge).
% pos=position; wid=width 
% m determines shape; symmetrical if m=50.
%  T. C. O'Haver, 2012
lx=length(x);
hx=val2ind(x,pos);
g(1:hx)=lorentzian(x(1:hx),pos,wid*(m/100));
g(hx+1:lx)=lorentzian(x(hx+1:lx),pos,wid*(1-m/100));
% ----------------------------------------------------------------------
function b=iqr(a)
% b = IQR(a)  returns the interquartile range of the values in a.  For
%  vector input, b is the difference between the 75th and 25th percentiles
%  of a.  For matrix input, b is a row vector containing the interquartile
%  range of each column of a.
%  T. C. O'Haver, 2012
mina=min(a);
sizea=size(a);
NumCols=sizea(2);
for n=1:NumCols,b(:,n)=a(:,n)-mina(n);end
Sorteda=sort(b);
lx=length(Sorteda);
SecondQuartile=round(lx/4);
FourthQuartile=3*round(lx/4);
b=abs(Sorteda(FourthQuartile,:)-Sorteda(SecondQuartile,:));

function y=whitenoise(x)
% Random noise with white power spectrum with mean zero 
% and unit standard deviation, equal in length to x
% Tom O'Haver, 2008
% Example:
% model=gaussian([1:1000],500,200);
% model=model+.1.*whitenoise(model);
% plot(model)
% 
y=randn(size(x));

function ry=pinknoise(n)
% Random noise with pink (1/f) power spectrum with mean zero 
% and unit standard deviation. n is number of points.
% Tom O'Haver, 2008
% Example:
% model=gaussian([1:1000],500,200);
% model=model+.1.*pinknoise(length(model));
% plot(model)
x=[1:n];
y=randn(size(x));  % Random normally-distributed white noise
% Fourier filter 
fy=fft(y); % Compute Fourier transform of signal y
% Compute filter shape
lft1=[1:(length(fy)/2)+1];
lft2=[(length(fy)/2):length(fy)];
ffilter1=ones(size(lft1))./(sqrt(lft1));
ffilter2=ones(size(lft2))./(sqrt(lft2));
ffilter=[ffilter1,ffilter2];
if length(fy)>length(ffilter), ffilter=[ffilter ffilter(1)];end
ffy=fy.*ffilter(1:length(fy));  % Multiply filter by Fourier transform of signal
ry=real(ifft(ffy)); % Inverse transform to recover filtered signal 'ry'
ry=((ry-mean(ry))./std(ry)); % Normalize to unit standard deviation

function y=propnoise(x)
% Random noise whose amplitude is proportional to the amplitude of signal
% zwith white power spectrum with mean zero and unit standard deviation,
% equal in length to x.
% Tom O'Haver, 2012
% Example:
% model=gaussian([1:1000],500,200);
% model=model+.1.*propnoise(model);
% plot(model)
% 
z=x.*randn(size(x));
sz=std(z);
y=z./sz;

function y=sqrtnoise(x)
% Random noise whose amplitude is proportional to the square root of the
% amplitude of signal with white power spectrum with mean zero and unit
% standard deviation, equal in length to x.
% Tom O'Haver, 2012
% Example:
% model=gaussian([1:1000],500,200);
% model=model+.1.*sqrtnoise(model);
% plot(model)
% 
z=sqrt(abs(x)).*randn(size(x));
sz=std(z);
y=z./sz;
